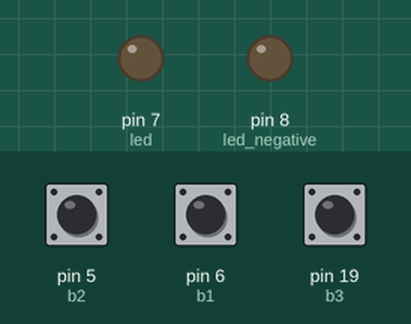
Recording of a sketch running on a simulated Arduino Uno, built with avr-gcc and run on an emulated ATmega328P. Shown: output pins drawn as LEDs (lit = HIGH). The inputs (shaded band) are chosen by the test bench; at power-on: pin 5 (b2) HIGH, pin 6 (b1) HIGH, pin 19 (b3) HIGH. No radio packets arrive unless stated.

Above: at 1.2 s.
1.3 s: pin 5 (b2) pulled LOW for 0.15 s
At 1.67 s:
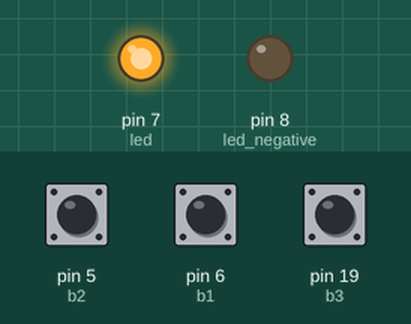
Timing chart, 0 to 4.3 s (numbered marks = the images above; inputs shaded):
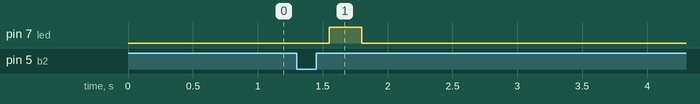

The sketch:

HomeAutomationNode_myroom_remote_V3.ino
```cpp
#include "RF24.h"

#define b1 6
#define b2 5
#define b3 19

#define led 7

#define signalReadBytes 12
//delay
#define dly 250

bool b1o=0, b2o=0, b3o=0;
bool b1r=0, b2r=0, b3r=0;

RF24 radio(9,10);
const uint64_t pipes[2] = { 0xF0F0F0F0E1LL, 0xF0F0F0F0D2LL };

byte data[signalReadBytes] = {1,2,0,0,0};//id,r/w/invert,data

void setup() {
  // put your setup code here, to run once:
  Serial.begin(115200);

  radio.begin();
  radio.setAutoAck(false);
  radio.openWritingPipe(pipes[0]);
  radio.openReadingPipe(1,pipes[1]);

  radio.powerDown();

  pinMode(led,OUTPUT);//led positive
  pinMode(8,OUTPUT);//led negative
  digitalWrite(8,0);

  pinMode(b1,INPUT_PULLUP);
  pinMode(b2,INPUT_PULLUP);
  pinMode(b3,INPUT_PULLUP);

}
byte ledStat = 0;
void loop() {
  // put your main code here, to run repeatedly:
  b1r = digitalRead(b1);
  b2r = digitalRead(b2);
  b3r = digitalRead(b3);

  if(b1o != b1r && b1r == 0){
    delay(dly);
    tryBro(0);
  }
  if(b2o != b2r && b2r == 0){
    delay(dly);
    tryBro(1);
  }
  if(b3o != b3r && b3r == 0){
    delay(dly);
    tryBro(2);
  }

  if(ledStat==1){//off
    digitalWrite(led,HIGH);
    delay(10);
    digitalWrite(led,LOW);
  }else if(ledStat==2){//on
    digitalWrite(led,HIGH);
    delay(10);
    digitalWrite(led,LOW);
    delay(100);
    digitalWrite(led,HIGH);
    delay(10);
    digitalWrite(led,LOW);
  }
  ledStat=0;//nothing

  b1o=b1r;
  b2o=b2r;
  b3o=b3r;
}


unsigned long started_waiting_at;
bool timeout;
void tryBro(byte sw){
    digitalWrite(led,HIGH);
    ledStat=0;
    radio.powerUp();
    radio.stopListening();
    data[0] = 1;
    data[1] = 2;//0read 1write 2invert
    data[2] = sw;
    radio.write( &data, signalReadBytes);//signalReadBytes=maxSwitches + 2
    radio.startListening();

    started_waiting_at = millis();    // Wait here until we get a response, or timeout (250ms)
    timeout = false;
    while ( ! radio.available()  ){
        if (millis() - started_waiting_at > 250 ){  // Break out of the while loop if nothing available
          timeout = true;
          break;
        }
    }
    if ( timeout ) {                                // Describe the results
      ledStat = 0;
    } else {
        radio.read( &data, signalReadBytes);//2nd para->size//switches[id][1] because two control bits follow the values
        if(data[sw+2]){
          ledStat=2;
        }else{
          ledStat=1;
        }
    }
    radio.powerDown();
    digitalWrite(led,LOW);
}
```

Measured:
- after the input at 1.3 s, pin 7 (led): LOW → HIGH after 0.25 s, → LOW 0.25 s later
